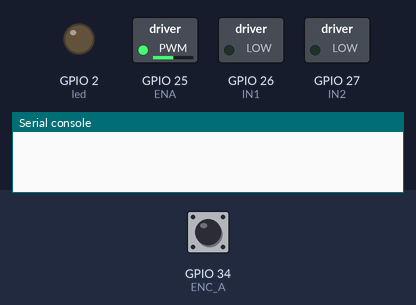
Bench run of a program on a simulated ESP32 board running MicroPython. Shown: switched loads named in the program (green lamp = pin HIGH), output pins drawn as LEDs (lit = HIGH), the last lines printed to the serial console. Inputs (shaded band) come from the test bench; at power-on: GPIO 34 (ENC_A) HIGH. WiFi joins after 1.5 s.

Above: at 0.1 s.
At 2.8 s:
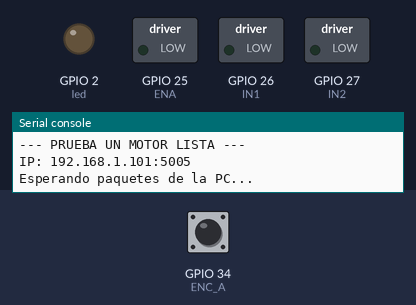
Timing chart, 0 to 4.3 s (numbered marks = the images above):
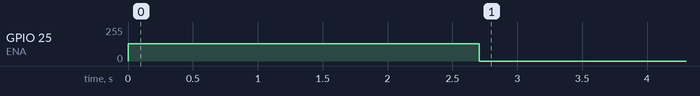

The program:

udp_receiver_esp32.py
```python
import network
import socket
import struct
import time
from machine import Pin, PWM

# ---------------------------------------------------------
# CONFIGURACIÓN DE RED Y PROTOCOLO
# ---------------------------------------------------------
ROBOT_ID = 1
WIFI_SSID = "ORBI15"
WIFI_PASS = "freshraven713"
ESP_IP = f"192.168.1.10{ROBOT_ID}"
UDP_PORT = 5005
FAILSAFE_TIMEOUT_MS = 200
HEADER = 0xAA

led = Pin(2, Pin.OUT)

# ---------------------------------------------------------
# HARDWARE UN SOLO MOTOR N20 (30:1) Y L298N
# ---------------------------------------------------------
# Canal A del L298N
ENA = PWM(Pin(25), freq=1000)
IN1 = Pin(26, Pin.OUT)
IN2 = Pin(27, Pin.OUT)

# Encoder del Motor N20 (Canal A)
ENC_A = Pin(34, Pin.IN)

# Parámetros físicos N20 30:1
PULSOS_POR_VUELTA = 7 * 30  # 210 PPR
RPM_MAXIMAS = 300

ticks = 0


def encoder_isr(pin):
    global ticks
    ticks += 1


ENC_A.irq(trigger=Pin.IRQ_RISING, handler=encoder_isr)

# ---------------------------------------------------------
# FUNCIONES
# ---------------------------------------------------------


def conectar_wifi():
    wlan = network.WLAN(network.STA_IF)
    try:
        wlan.disconnect()
    except Exception:
        pass
    wlan.active(False)
    time.sleep(0.5)
    wlan.active(True)

    try:
        wlan.config(pm=wlan.PM_NONE)  # Desactivar modo de ahorro de energía
    except Exception:
        pass

    wlan.connect(WIFI_SSID, WIFI_PASS)
    timeout = 10
    while not wlan.isconnected() and timeout > 0:
        time.sleep(1)
        timeout -= 1

    if wlan.isconnected():
        wlan.ifconfig((ESP_IP, '255.255.255.0', '192.168.1.1', '192.168.1.1'))
        print(f"--- PRUEBA UN MOTOR LISTA ---")
        print(f"IP: {ESP_IP}:{UDP_PORT}")
        return True
    return False


def aplicar_velocidad_motor(rpm_objetivo):
    # Sentido de giro
    if rpm_objetivo >= 0:
        IN1.value(1)
        IN2.value(0)
    else:
        IN1.value(0)
        IN2.value(1)

    # Conversión directa a PWM
    duty = int((min(abs(rpm_objetivo), RPM_MAXIMAS) / RPM_MAXIMAS) * 65535)
    ENA.duty_u16(duty)


def detener_motor():
    IN1.value(0)
    IN2.value(0)
    ENA.duty_u16(0)
    led.value(0)


# ---------------------------------------------------------
# BUCLE PRINCIPAL
# ---------------------------------------------------------
if conectar_wifi():
    sock = socket.socket(socket.AF_INET, socket.SOCK_DGRAM)
    sock.bind((ESP_IP, UDP_PORT))
    sock.settimeout(0.005)

    last_packet_time = time.ticks_ms()
    last_print_time = time.ticks_ms()

    print("Esperando paquetes de la PC...")

    while True:
        try:
            data, _ = sock.recvfrom(1024)
            if len(data) == 7:
                hdr, r_id, rpm_izq, rpm_der, chk_rec = struct.unpack(
                    "<BBhhB", data)

                if hdr == HEADER and r_id == ROBOT_ID:
                    chk_calc = 0
                    for b in data[:6]:
                        chk_calc ^= b

                    if chk_calc == chk_rec:
                        # Usa únicamente rpm_izq
                        aplicar_velocidad_motor(rpm_izq)
                        last_packet_time = time.ticks_ms()
                        led.value(1)

                        # Muestra la velocidad real medida por el encoder cada 500 ms
                        if time.ticks_diff(time.ticks_ms(), last_print_time) > 500:
                            rpm_medida = (ticks / PULSOS_POR_VUELTA) * 120
                            ticks = 0
                            print(
                                f"[UDP OK] SetPoint: {rpm_izq} RPM | Medido: {rpm_medida:.1f} RPM")
                            last_print_time = time.ticks_ms()

        except OSError:
            pass

        # Failsafe (200 ms)
        if time.ticks_diff(time.ticks_ms(), last_packet_time) > FAILSAFE_TIMEOUT_MS:
            detener_motor()
```

Measured:
- by itself, GPIO 25 (ENA): 128/255 → 0/255 at 2.7 s
